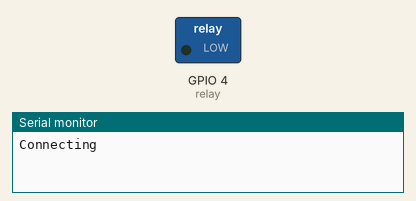
Recording of a sketch running on a simulated ESP32. On the bench: switched loads named in the sketch (green lamp = pin HIGH), the last lines printed to the serial monitor. WiFi joins after 1.5 s; servers stay silent unless stated.

Above: at 0.1 s.
At 5.3 s:
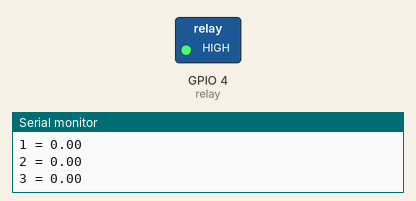
Timing chart, 0 to 6.8 s (numbered marks = the images above):
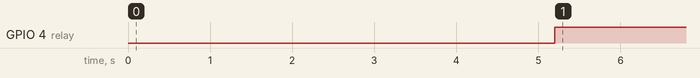

The sketch:

sketch_jul14a.ino
```cpp
// (licence header left out)
#include <WiFi.h>
#include <HTTPClient.h>
#include <Arduino_JSON.h>

const int relay = 4;

const char* ssid = "Gun room 1st 09";
const char* password = "gunroompnec";

//Your Domain name with URL path or IP address with path
const char* serverName = "http://192.168.0.109:5000/iottestwebapp";

// the following variables are unsigned longs because the time, measured in
// milliseconds, will quickly become a bigger number than can be stored in an int.
unsigned long lastTime = 0;
// Timer set to 10 minutes (600000)
//unsigned long timerDelay = 600000;
// Set timer to 5 seconds (5000)
unsigned long timerDelay = 5000;

String sensorReadings;
float sensorReadingsArr[3];

void setup() {
  Serial.begin(115200);
  pinMode(relay, OUTPUT);

  WiFi.begin(ssid, password);
  Serial.println("Connecting");
  while(WiFi.status() != WL_CONNECTED) {
    delay(500);
    Serial.print(".");
  }
  Serial.println("");
  Serial.print("Connected to WiFi network with IP Address: ");
  Serial.println(WiFi.localIP());

  Serial.println("Timer set to 5 seconds (timerDelay variable), it will take 5 seconds before publishing the first reading.");
}

void loop() {
  //Send an HTTP POST request every 10 minutes
  if ((millis() - lastTime) > timerDelay) {
    //Check WiFi connection status
    if(WiFi.status()== WL_CONNECTED){

      sensorReadings = httpGETRequest(serverName);
      Serial.println(sensorReadings);
      JSONVar myObject = JSON.parse(sensorReadings);

      // JSON.typeof(jsonVar) can be used to get the type of the var
      if (JSON.typeof(myObject) == "undefined") {
        Serial.println("Parsing input failed!");
        return;
      }

      Serial.print("JSON object = ");
      Serial.println(myObject);

      // myObject.keys() can be used to get an array of all the keys in the object
      JSONVar keys = myObject.keys();

      for (int i = 0; i < keys.length(); i++) {
        JSONVar value = myObject[keys[i]];
        Serial.print(keys[i]);
        Serial.print(" = ");
        Serial.println(value);
        sensorReadingsArr[i] = double(value);
      }
      Serial.print("1 = ");
      Serial.println(sensorReadingsArr[0]);
      Serial.print("2 = ");

      digitalWrite(relay, !sensorReadingsArr[1]);
      //Serial.println("Current Flowing");
      Serial.println(sensorReadingsArr[1]);
      Serial.print("3 = ");
      Serial.println(sensorReadingsArr[2]);
    }
    else {
      Serial.println("WiFi Disconnected");
    }
    lastTime = millis();
  }
   // Normally Open configuration, send LOW signal to let current flow
  // (if you're usong Normally Closed configuration send HIGH signal)


}

String httpGETRequest(const char* serverName) {
  WiFiClient client;
  HTTPClient http;

  // Your Domain name with URL path or IP address with path
  http.begin(client, serverName);

  // Send HTTP POST request
  int httpResponseCode = http.GET();

  String payload = "{}";

  if (httpResponseCode>0) {
    Serial.print("HTTP Response code: ");
    Serial.println(httpResponseCode);
    payload = http.getString();
  }
  else {
    Serial.print("Error code: ");
    Serial.println(httpResponseCode);
  }
  // Free resources
  http.end();

  return payload;
}
```

Measured:
- by itself, GPIO 4 (relay): LOW → HIGH at 5.2 s
